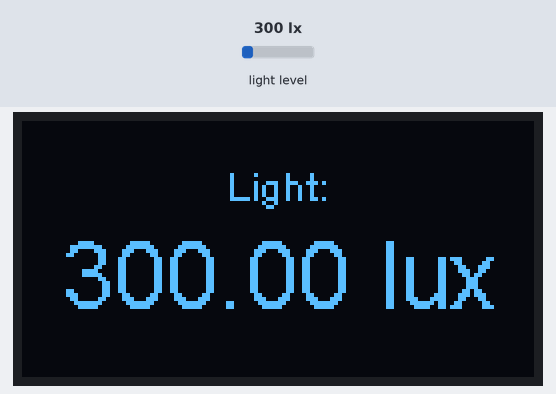
A sketch run on a simulated ESP8266 (NodeMCU). Parts: 128×64 one-colour display. The inputs (shaded band) are chosen by the test bench; at power-on: light level 300 lx. WiFi joins after 1.5 s; servers stay silent unless stated; random numbers use the default seed unless the sketch sets one; no MQTT or app messages arrive unless stated; what the sketch prints to the serial monitor is not drawn.

Above: at 2.7 s.

The sketch:

esp8266-tsl2561-oled-mqtt.ino
```cpp
#include <ESP8266WiFi.h> // To connect to WiFi
#include <Wire.h>  // Only needed for Arduino 1.6.5 and earlier
#include "SSD1306Wire.h" // legacy include: `#include "SSD1306.h"`
#include <Adafruit_TSL2561_U.h> // TSL2561 sensor library
#include <PubSubClient.h>

// Initialize the OLED display using Wire library
SSD1306Wire  display(0x3c, D2, D1);  //D2=SDK  D1=SCK  As per labeling on NodeMCU

// Initialise the TSL2561 sensor
Adafruit_TSL2561_Unified tsl = Adafruit_TSL2561_Unified(TSL2561_ADDR_FLOAT, 12345);

// WiFi credentials
const char* ssid = "ADD_HERE";
const char* password = "ADD_HERE";

// Static IP address
IPAddress ip(192, 168, 1, 42); // Uses commas, not points!
IPAddress gateway(192, 168, 1, 254);
IPAddress subnet(255, 255, 255, 0);
IPAddress primary_dns(192, 168, 1, 254);
IPAddress secondary_dns(1, 1, 1, 1);

// MQTT credentials
const char* mqtt_server = "192.168.1.24"; // Okay to use points now...
const char* channel = "sensors";
const char* level = "downstairs";
const char* room = "living-room";
WiFiClient espClient;
PubSubClient client(espClient);

// Configure the TSL2651 sensor
void configureSensor(void)
{
  /* You can also manually set the gain or enable auto-gain support */
  // tsl.setGain(TSL2561_GAIN_1X);      /* No gain ... use in bright light to avoid sensor saturation */
  // tsl.setGain(TSL2561_GAIN_16X);     /* 16x gain ... use in low light to boost sensitivity */
  tsl.enableAutoRange(true);            /* Auto-gain ... switches automatically between 1x and 16x */

  /* Changing the integration time gives you better sensor resolution (402ms = 16-bit data) */
  //tsl.setIntegrationTime(TSL2561_INTEGRATIONTIME_13MS);      /* fast but low resolution */
  //tsl.setIntegrationTime(TSL2561_INTEGRATIONTIME_101MS);  /* medium resolution and speed   */
  tsl.setIntegrationTime(TSL2561_INTEGRATIONTIME_402MS);  /* 16-bit data but slowest conversions */

  /* Update these values depending on what you've set above! */
  Serial.println("------------------------------------");
  Serial.print  ("Gain:         "); Serial.println("Auto");
  Serial.print  ("Timing:       "); Serial.println("402 ms");
  Serial.println("------------------------------------");
}

void setup() {
  delay(1000);
  Serial.begin(115200);
  WiFi.config(ip, gateway, subnet, primary_dns, secondary_dns);
  WiFi.begin(ssid, password);
  while (!Serial); // waits for serial terminal to be open, necessary in newer Arduino boards.
  Serial.print("Connecting to WiFi");
  while (WiFi.status() != WL_CONNECTED) {
    delay(500);
    Serial.print(".");
  }
  Serial.println("");
  Serial.print("WiFi connected with IP ");
  Serial.println(WiFi.localIP());
  client.setServer(mqtt_server, 1883);
  Serial.println("Connected to MQTT server: " + String(mqtt_server));
  Serial.println("");
  Serial.println("Initialising TSL2561 sensor...");
  /* Initialise the sensor */
  //use tsl.begin() to default to Wire,
  //tsl.begin(&Wire2) directs api to use Wire2, etc.
  if(!tsl.begin())
  {
    Serial.print("Ooops, no TSL2561 detected ... Check your wiring or I2C ADDR!");
    while(1);
  }
  Serial.println("Found TSL2561 sensor!");
  configureSensor();
  Serial.println("Initializing OLED display...");
  display.init();
  display.flipScreenVertically();
}
void reconnect() {
  // Loop until we're reconnected
  while (!client.connected()) {
    Serial.print("Attempting MQTT connection...");
    // Create a random client ID
    String clientId = "ESP8266Client-";
    clientId += String(random(0xffff), HEX);
    // Attempt to connect
    if (client.connect(clientId.c_str())) {
      Serial.println("connected");
    } else {
      Serial.print("failed, rc=");
      Serial.print(client.state());
      Serial.println(" try again in 5 seconds");
      // Wait 5 seconds before retrying
      delay(5000);
    }
  }
}

void loop() {
  if (!client.connected()) {
    reconnect();
  }
  display.clear();
  display.setTextAlignment(TEXT_ALIGN_CENTER);
  sensors_event_t event;                          // TSL2561
  tsl.getEvent(&event);                           // TSL2561
  Serial.print("Light: ");
  Serial.print(event.light, 4); Serial.print(" lux\t.");
  display.setFont(ArialMT_Plain_10);
  display.drawString(64, 10, "Light:");
  display.setFont(ArialMT_Plain_24);
  display.drawString(64, 25, String(event.light, 2) + " lux");
  display.display();
  Serial.println("");
  String v1 = ("lux,room=" + String(room) + ",floor=" + String(level) + " value=" + String(event.light));
  client.publish(channel, v1.c_str(), true);
  Serial.println("Data sent to MQTT server...");
  delay(60000);
}
//=========================================================================
```
